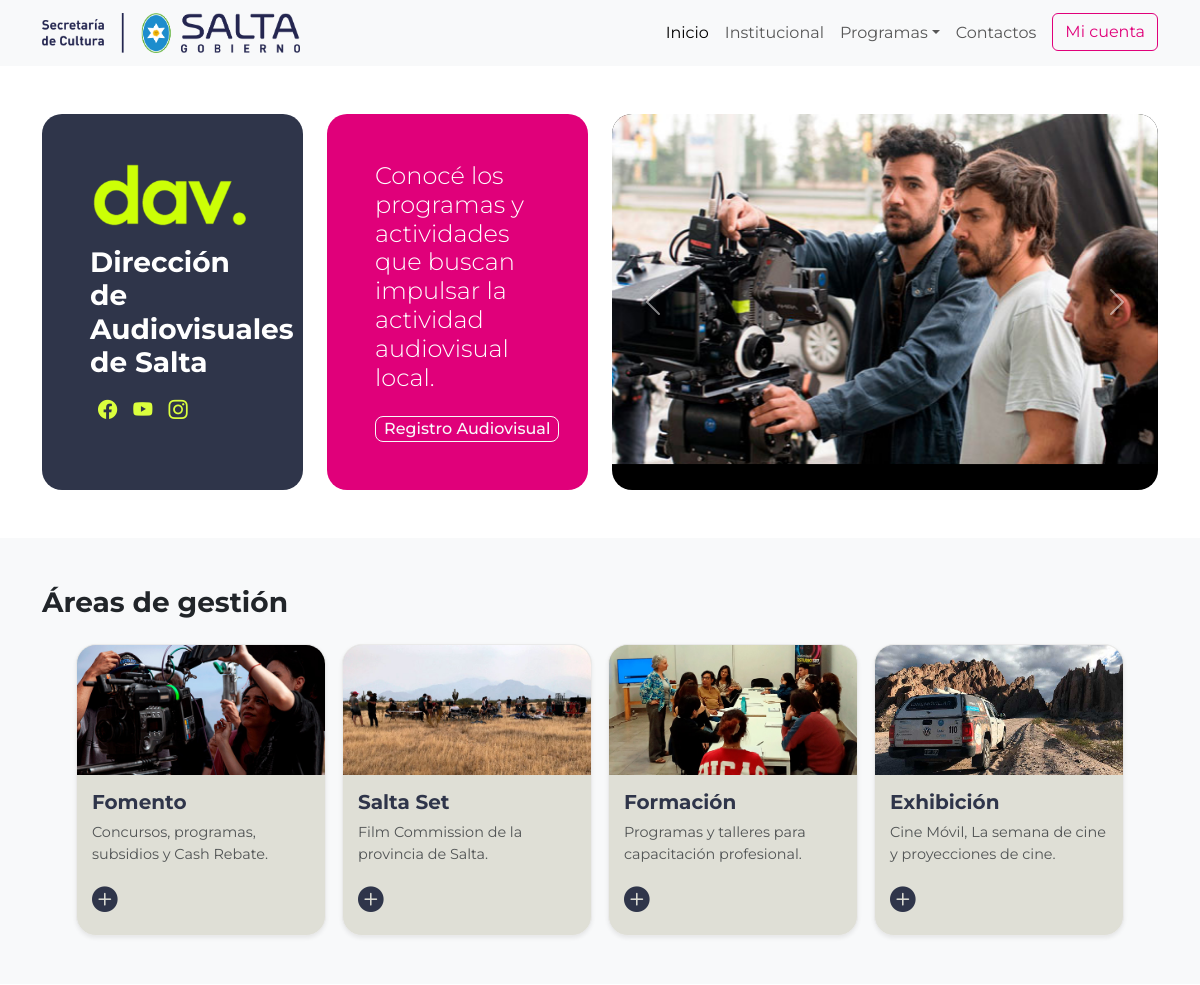
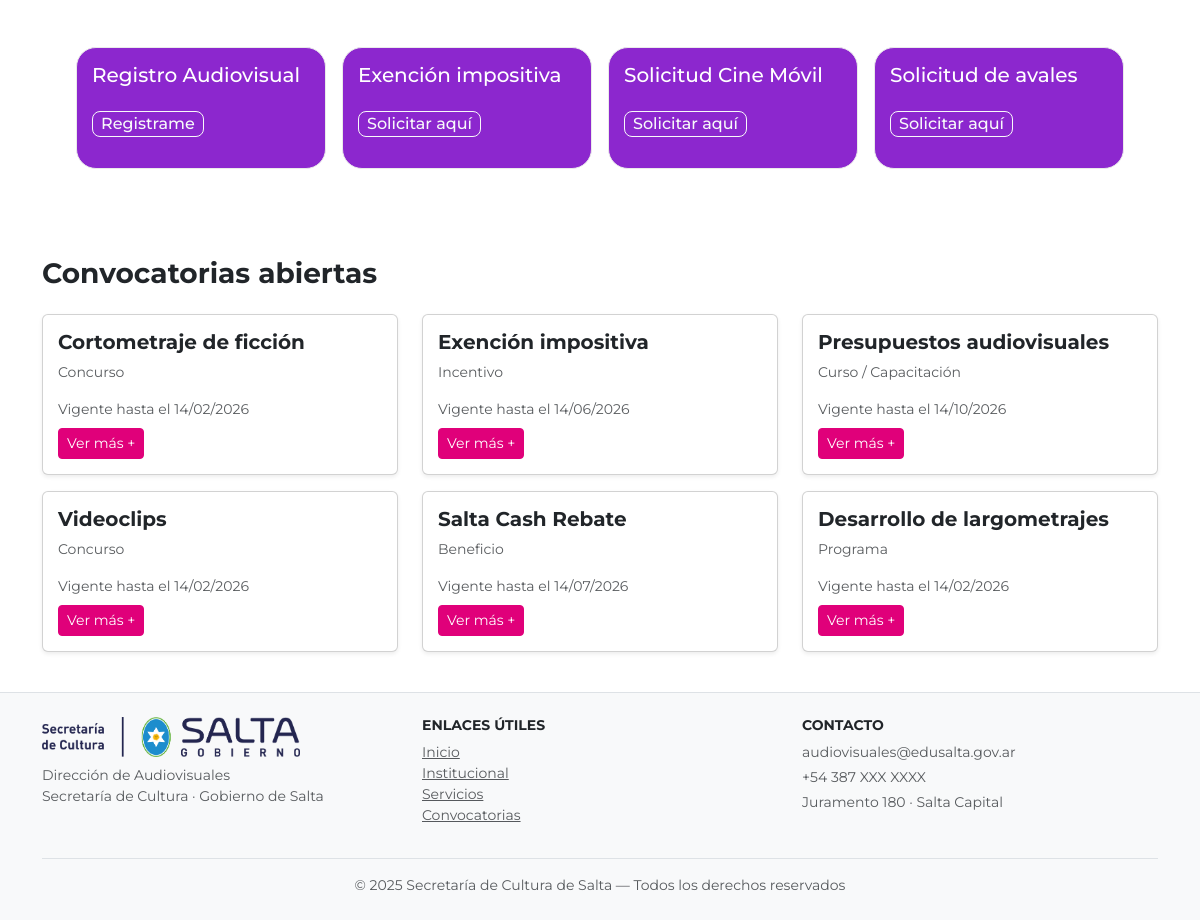
The page / on the database its author committed (2 pictures, top to bottom).
### convocatorias/models.py (models this page shows, shortened)
class Convocatoria(models.Model):
    titulo = models.CharField(max_length=200)
    slug = models.SlugField(unique=True, blank=True)
    descripcion_corta = models.TextField(blank=True)
    descripcion_larga = models.TextField(blank=True)
    url_curso = models.URLField(
        "URL del curso asincrónico",
        blank=True,
        null=True,
        help_text="Solo completar si el curso es asincrónico."
    )
    categoria = models.CharField(max_length=20, choices=CATEGORIAS)
    tematica_genero = models.CharField(max_length=200, blank=True)
    linea = models.CharField(max_length=20, choices=LINEAS)
    requisitos = models.TextField(blank=True)
    beneficios = models.TextField(blank=True)
    bases_pdf = models.FileField(
        upload_to="convocatorias/bases/",
        blank=True,
        null=True
    )
    imagen = models.ImageField(
        upload_to="convocatorias/img/",
        blank=True,
        null=True
    )
    fecha_inicio = models.DateField()
    fecha_fin = models.DateField()
    bloque_personas = models.CharField(
        max_length=20,
        choices=BLOQUE_PERSONAS_TITULO,
        default="JURADO"
    )
    jurado1_nombre = models.CharField(max_length=200, blank=True)
    jurado1_foto = models.ImageField(upload_to="convocatorias/jurados/", blank=True, null=True)
    jurado1_bio = models.TextField(blank=True)
    jurado2_nombre = models.CharField(max_length=200, blank=True)
    jurado2_foto = models.ImageField(upload_to="convocatorias/jurados/", blank=True, null=True)
    jurado2_bio = models.TextField(blank=True)
    jurado3_nombre = models.CharField(max_length=200, blank=True)
    jurado3_foto = models.ImageField(upload_to="convocatorias/jurados/", blank=True, null=True)
    jurado3_bio = models.TextField(blank=True)
    orden = models.PositiveIntegerField(default=0)
    url_destino = models.CharField(max_length=300, blank=True)
    class Meta:
        ordering = ["orden", "-fecha_inicio"]

### sitio_publico/views.py (the view)
# urls.py: path('', sitio_views.inicio, name='inicio'),
def inicio(request):
    hoy = timezone.now().date()
    convocatorias_vigentes = Convocatoria.objects.filter(
        fecha_inicio__lte=hoy,
        fecha_fin__gte=hoy,
    )
    return render(request, "sitio_publico/inicio.html", {
        "vigentes": convocatorias_vigentes
    })

### sitio_publico/templates/sitio_publico/inicio.html (shortened to what this page needs)
{% extends 'sitio_publico/base.html' %} {% load static %}  {% block layout %}
<section class="hero-section py-5">
  <div class="container">
    <div class="row g-4">
      <div class="col-lg-3">
        <div class="hero-card-left p-4 p-lg-5 h-100">
          <div class="d-flex flex-wrap gap-3">
            <img
              src="{% static 'sitio_publico/img/dav.png' %}"
              class="d-block w-100 hero-img2"
              alt="Imagen 1"
            />
          </div>
          <h3 class="fw-bold mb-3 text-white">
            Dirección de Audiovisuales de Salta
          </h3>
          <div class="redes mb-1 mt-3">
            <a
              href="https://web.facebook.com/davsalta"
              target="_blank"
              rel="noopener noreferrer"
              class="mx-2 redes-icon"
            >
              <i class="bi bi-facebook"></i>
            </a>
            <a
              href="http://www.youtube.com/@Direcci%C3%B3ndeAudiovisualesSalta"
              target="_blank"
              rel="noopener noreferrer"
              class="mx-2 redes-icon"
            >
              <i class="bi bi-youtube"></i>
            </a>
            <a
              href="https://www.instagram.com/direccion.audiovisuales.salta"
              target="_blank"
              rel="noopener noreferrer"
              class="mx-2 redes-icon"
            >
              <i class="bi bi-instagram"></i>
            </a>
          </div>
        </div>
      </div>
      <div class="col-lg-3">
        <div class="hero-card-center p-4 p-lg-5 h-100">
          <h4 class="fw-light mb-4 text-white">
            Conocé los programas y actividades que buscan impulsar la actividad
            audiovisual local.
          </h4>
          <div>
            <a href="{% url 'registro_audiovisual:seleccionar_tipo_registro' %}" class="btn btn-outline-light btn-lg boton-programa">
              Registro Audiovisual
            </a>
          </div>
        </div>
      </div>
      <div class="col-lg-6">
        <div class="hero-card-right h-100">
          <div
            id="heroCarousel"
            class="carousel slide h-100"
            data-bs-ride="carousel"
          >
            <div class="carousel-inner h-100">
              <div class="carousel-item active h-100">
                <img
                  src="{% static 'sitio_publico/img/cash-rebate.jpg' %}"
                  class="d-block w-100 hero-img"
                  alt="Imagen 1"
                />
              </div>
            </div>
            <button
              class="carousel-control-prev"
              type="button"
              data-bs-target="#heroCarousel"
              data-bs-slide="prev"
            >
              <span class="carousel-control-prev-icon"></span>
            </button>
            <button
              class="carousel-control-next"
              type="button"
              data-bs-target="#heroCarousel"
              data-bs-slide="next"
            >
              <span class="carousel-control-next-icon"></span>
            </button>
          </div>
        </div>
      </div>
    </div>
  </div>
</section>
<section class="py-5 bg-light  ">
  <div class="container">
    <h3 class="fw-bold mb-4">Áreas de gestión</h3>
    <div class="row g-3 justify-content-center">
      <div class="col-auto card-col-5">
        <div class="card card-area shadow-sm h-100">
          <div class="card-img-top-area">
            <img
              src="{% static 'sitio_publico/img/fomento.jpg' %}"
              alt="Fomento"
              class="img-area"
            />
          </div>
          <div class="card-body">
            <h5 class="mb-2">Fomento</h5>
            <p class="text-muted">
              Concursos, programas, subsidios y Cash Rebate.
            </p>
            <a href="{% url 'convocatorias:convocatorias_home' %}" class="card-plus">
              <i class="bi bi-plus-circle-fill"></i>
            </a>
          </div>
        </div>
      </div>
      <div class="col-auto card-col-5">
        <div class="card card-area shadow-sm h-100">
          <div class="card-img-top-area">
            <img
              src="{% static 'sitio_publico/img/rodaje.jpg' %}"
              alt="Promoción"
              class="img-area"
            />
          </div>
          <div class="card-body">
            <h5 class="mb-2">Salta Set</h5>
            <p class="text-muted">
              Film Commission de la provincia de Salta.
            </p>
            <a href="https://saltaset.gob.ar" class="card-plus">
              <i class="bi bi-plus-circle-fill"></i>
            </a>
          </div>
        </div>
      </div>
      <div class="col-auto card-col-5">
        <div class="card card-area shadow-sm h-100">
          <div class="card-img-top-area">
            <img
              src="{% static 'sitio_publico/img/estudio387.jpg' %}"
              alt="Formación"
              class="img-area"
            />
          </div>
          <div class="card-body">
            <h5 class="mb-2">Formación</h5>
            <p class="text-muted">
              Programas y talleres para capacitación profesional.
            </p>
            <a href="{% url 'convocatorias:convocatorias_home' %}" class="card-plus">
              <i class="bi bi-plus-circle-fill"></i>
            </a>
          </div>
        </div>
      </div>
      <div class="col-auto card-col-5">
        <div class="card card-area shadow-sm h-100">
          <div class="card-img-top-area">
            <img
              src="{% static 'sitio_publico/img/cinemovil.jpg' %}"
              alt="Exhibición"
              class="img-area"
            />
          </div>
          <div class="card-body">
            <h5 class="mb-2">Exhibición</h5>
            <p class="text-muted">
              Cine Móvil, La semana de cine y proyecciones de cine.
            </p>
            <a href="#" class="card-plus">
              <i class="bi bi-plus-circle-fill"></i>
            </a>
          </div>
        </div>
      </div>
    </div>
  </div>
</section>
<section class="py-5">
  <div class="container">
    <div class="row g-3 justify-content-center">
      <div class="col-auto card-col-5">
        <div class="card card_servs text-white mb-3">
          <div class="card-body">
            <h5 class="card-titlen mb-4">Registro Audiovisual</h5>
            <a href="{% url 'registro_audiovisual:seleccionar_tipo_registro' %}" class="btn btn-outline-light btn-lg boton-programa mb-3">
              Registrame
            </a>
          </div>
        </div>
      </div>
      <div class="col-auto card-col-5">
        <div class="card card_servs text-white mb-3">
          <div class="card-body">
            <h5 class="card-title mb-4">Exención impositiva</h5>
            <a href="{% url 'exencion:iniciar' %}" class="btn btn-outline-light btn-lg boton-programa mb-3">
              Solicitar aquí
            </a>
          </div>
        </div>
      </div>
      <div class="col-auto card-col-5">
        <div class="card card_servs text-white mb-3">
          <div class="card-body">
            <h5 class="card-title mb-4">Solicitud Cine Móvil</h5>
            <a href="{% url 'registro_audiovisual:seleccionar_tipo_registro' %}" class="btn btn-outline-light btn-lg boton-programa mb-3">
              Solicitar aquí
            </a>
          </div>
        </div>
      </div>
      <div class="col-auto card-col-5">
        <div class="card card_servs text-white  mb-3">
          <div class="card-body">
            <h5 class="card-title mb-4">Solicitud de avales</h5>
            <a href="{% url 'registro_audiovisual:seleccionar_tipo_registro' %}" class="btn btn-outline-light btn-lg boton-programa mb-3">
              Solicitar aquí
            </a>
          </div>
        </div>
      </div>
    </div>
  </div>
</section>
{% if vigentes %}
<section class="py-4">
  <div class="container">
    <h3 class="fw-bold mb-4">Convocatorias abiertas</h3>
    <div class="row">
      {% for c in vigentes %}
      <div class="col-md-4">
        <div class="card mb-3 shadow-sm">
          <div class="card-body">
            <h5 class="fw-bold">{{ c.titulo }}</h5>
            <p class="text-muted small">{{ c.get_categoria_display }}</p>
            <p class="text-muted small mb-2">
              Vigente hasta el {{ c.fecha_fin|date:"d/m/Y" }}
            </p>
            <a
              href="{% url 'convocatorias:convocatoria_detalle' c.slug %}"
              class="btn btn-primary btn-sm"
            >
              Ver más +
            </a>
          </div>
        </div>
      </div>
      {% endfor %}
    </div>
  </div>
</section>
{% endif %} {% endblock %}

### sitio_publico/static/sitio_publico/css/main.css (style rules this page uses)
html, body { font-family: 'Montserrat', sans-serif !important; }
.hero-card-left, .hero-card-center, .hero-card-right { border-radius: 20px; overflow: hidden; min-height: 250px; }
.hero-card-left { background: #2f354a; color: #fff; }
.hero-card-center { background: var(--bs-primary); color: #fff; }
.hero-card-right { background: #000; }
.hero-img { height: 100%; object-fit: cover; }
.hero-img2 { max-width: 180px; margin-bottom: 10px; object-fit: cover; }
.boton-programa { white-space: nowrap; font-weight: 500; font-size: medium; padding: 0 0.5rem; }
.redes { display: flex; align-items: center; }
.redes-icon i { font-size: 1.2rem; color: #dbff3d; transition: 0.2s ease; }
#heroCarousel img { height: 350px; object-fit: cover; }
.card-area { width: 250px; border-radius: 20px; overflow: hidden; border: 1px solid #eaeaea; background: #DFDFD6; transition: 0.25s ease; }
.card-body { padding: 15px !important; }
.card_servs { width: 250px; border-radius: 20px; overflow: hidden; border: 1px solid #eaeaea; background: #8c27ce !important; transition: 0.25s ease; }
.card-img-top-area { height: 130px; overflow: hidden; }
.img-area { width: 100%; height: 100%; object-fit: cover; transition: transform 0.4s ease; }
.card-area h5 { font-weight: 700; color: #2f354a; }
.card-area p { font-size: 0.9rem; }
.card-plus i { font-size: 1.6rem; color: #2f354a; transition: 0.25s; }

### rows shown on the page
Convocatoria: titulo "Cortometraje de ficción", categoria "Concurso", fecha_fin "14/02/2026"
Convocatoria: titulo "Exención impositiva", categoria "Incentivo", fecha_fin "14/06/2026"
Convocatoria: titulo "Presupuestos audiovisuales", categoria "Curso / Capacitación", fecha_fin "14/10/2026"
Convocatoria: titulo "Videoclips", categoria "Concurso", fecha_fin "14/02/2026"
Convocatoria: titulo "Salta Cash Rebate", categoria "Beneficio", fecha_fin "14/07/2026"
Convocatoria: titulo "Desarrollo de largometrajes", categoria "Programa", fecha_fin "14/02/2026"
